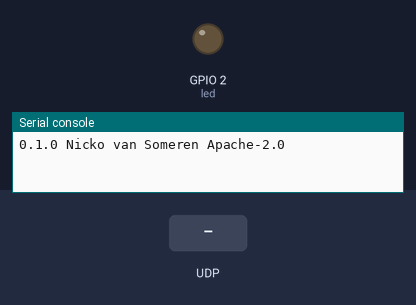
This program was run on a simulated ESP8266 board running MicroPython. Parts: output pins drawn as LEDs (lit = HIGH, except the on-board LED, lit = LOW), the last lines printed to the serial console. The inputs (shaded band) are chosen by the test bench. WiFi joins after 1.5 s.

Above: at 0.01 s.
At 7.3 s:
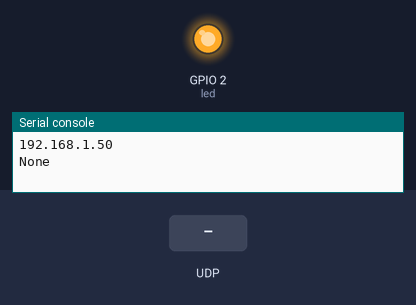
7.4 s: UDP packet "local" arrives
Timing chart, 0 to 10.4 s (numbered marks = the images above; inputs shaded):
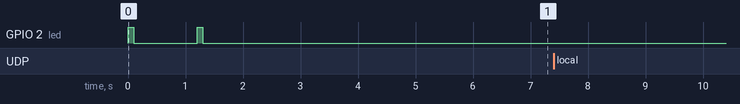

The program:

blink.backup.py
```python
# blink

import network
from machine import Pin
from time import sleep
from slimDNS import SlimDNSServer
# from utils import await_connection


led = Pin(2, Pin.OUT)

def await_connection():
    led = Pin(2, Pin.OUT)

    led.on()
    sleep(0.1)
    led.off()
    sleep(0.1)
    # print("Hello world!")

sta_if = network.WLAN(network.STA_IF)

sta_if.active(True) # Dont spawn own WiFi
sta_if.connect('DS4_TROPEN', 'groen333')

while not sta_if.isconnected():
  await_connection()
  sleep(1)
  print("Awaiting wifi connection.")

ap_if = network.WLAN(network.AP_IF)
ap_if.active(False)
print("Connected to DS4_TROPEN (wifi AP now disabled):")
print(sta_if.ifconfig())

local_addr = sta_if.ifconfig()[0]
print(local_addr)

server = SlimDNSServer(local_addr, "ocspong")
# response = server.advertise_hostname("ocspong")
# server.run_forever()
host_address_bytes = server.resolve_mdns_address("ocspong")
print(host_address_bytes)

while (True):
    read_sockets = [server.sock]
    r = list(read_sockets)
    if server.sock in r:
        server.process_waiting_packets()

    # server.handle_question()
```

slimDNS.py
```python
# slimDNS
# Simple, Lightweight Implementation of Multicast DNS

# Copyright 2018 Nicko van Someren

# Licensed under the Apache License, Version 2.0 (the "License"); you
# may not use this file except in compliance with the License. You may
# obtain a copy of the License at
#
# http://www.apache.org/licenses/LICENSE-2.0
#
# Unless required by applicable law or agreed to in writing, software
# distributed under the License is distributed on an "AS IS" BASIS,
# WITHOUT WARRANTIES OR CONDITIONS OF ANY KIND, either express or
# implied. See the License for the specific language governing
# permissions and limitations under the License.

# SPDX-License-Identifier: Apache-2.0


__version__ = "0.1.0"
__author__ = "Nicko van Someren"
__license__ = "Apache-2.0"
print(__version__,__author__,__license__)

import sys
if sys.implementation.name != "micropython":
    const = lambda x:x

import time
from select import select
try:
    from ustruct import pack_into, unpack_from
except:
    from struct import pack_into, unpack_from

import socket

# The biggest packet we will process
MAX_PACKET_SIZE = const(1024)

MAX_NAME_SEARCH = const(20)

# DNS constants

_MDNS_ADDR = '224.0.0.251'
_MDNS_PORT = const(5353);
_DNS_TTL = const(2 * 60) # two minute default TTL

_FLAGS_QR_MASK     = const(0x8000) # query response mask
_FLAGS_QR_QUERY    = const(0x0000) # query
_FLAGS_QR_RESPONSE = const(0x8000) # response

_FLAGS_AA = const(0x0400) # Authorative answer

_CLASS_IN     = const(1)
_CLASS_ANY    = const(255)
_CLASS_MASK   = const(0x7FFF)
_CLASS_UNIQUE = const(0x8000)

_TYPE_A    = const(1)
_TYPE_PTR  = const(12)
_TYPE_TXT  = const(16)
_TYPE_AAAA = const(28)
_TYPE_SRV  = const(33)
_TYPE_ANY  = const(255)

# Convert a dotted IPv4 address string into four bytes, with some
# sanity checks
def dotted_ip_to_bytes(ip):
    l = [int(i) for i in ip.split('.')]
    if len(l) != 4 or any(i<0 or i>255 for i in l):
        raise ValueError
    return bytes(l)

# Convert four bytes into a dotted IPv4 address string, without any
# sanity checks
def bytes_to_dotted_ip(a):
    return ".".join(str(i) for i in a)

# Ensure that a name is in the form of a list of encoded blocks of
# bytes, typically starting as a qualified domain name
def check_name(n):
    if isinstance(n, str):
        n = n.split(".")
        if n[-1] == '':
            n = n[:-1]
    n = [i.encode("UTF8") if isinstance(i, str) else i for i in n]
    return n

# Move the offset past the name to which it currently points
def skip_name_at(buf, o):
    while True:
        l = buf[o]
        if l == 0:
            o += 1
            break
        elif (l & 0xc0) == 0xc0:
            o += 2
            break
        else:
            o += l+1
    return o

# Test if two possibly compressed names are equal
def compare_packed_names(buf, o, packed_name, po=0):
    while packed_name[po] != 0:
        while buf[o] & 0xc0:
            (o,) = unpack_from("!H", buf, o)
            o &= 0x3fff
        while packed_name[po] & 0xc0:
            (po,) = unpack_from("!H", packed_name, po)
            po &= 0x3fff
        l1 = buf[o] +1
        l2 = packed_name[po] +1
        if l1 != l2 or buf[o:o+l1] != packed_name[po:po+l2]:
            return False
        o += l1
        po += l2
    return buf[o] == 0

# Find the memory size needed to pack a name without compression
def name_packed_len(name):
    return sum(len(i)+1 for i in name) + 1

# Pack a name into the start of the buffer
def pack_name(buf, name):
    # We don't support writing with name compression, BIWIOMS
    o = 0
    for part in name:
        pl = len(part)
        buf[o] = pl
        buf[o+1:o+pl+1] = part
        o += pl+1
    buf[o] = 0

# Pack a question into a new array and return it as a memoryview
def pack_question(name, qtype, qclass):
    # Return a pre-packed question as a memoryview
    name = check_name(name)
    name_len = name_packed_len(name)
    buf = bytearray(name_len + 4)
    pack_name(buf, name)
    pack_into("!HH", buf, name_len, qtype, qclass)
    return memoryview(buf)

# Pack an answer into a new array and return it as a memoryview
def pack_answer(name, rtype, rclass, ttl, rdata):
    # Return a pre-packed answer as a memoryview
    name = check_name(name)
    name_len = name_packed_len(name)
    buf = bytearray(name_len + 10 + len(rdata))
    pack_name(buf, name)
    pack_into("!HHIH", buf, name_len, rtype, rclass, ttl, len(rdata))
    buf[name_len+10:] = rdata
    return memoryview(buf)

# Advance the offset past the question to which it points
def skip_question(buf, o):
    o = skip_name_at(buf, o)
    return o + 4

# Advance the offset past the answer to which it points
def skip_answer(buf, o):
    o = skip_name_at(buf, o)
    (rdlen,) = unpack_from("!H", buf, o+8)
    return o + 10 + rdlen

# Test if a questing an answer. Note that this also works for
# comparing a "known answer" in a packet to a local answer. The code
# is asymetric to the extent that the questions my have a type or
# class of ANY
def compare_q_and_a(q_buf, q_offset, a_buf, a_offset=0):
    if not compare_packed_names(q_buf, q_offset, a_buf, a_offset):
        return False
    (q_type, q_class) = unpack_from("!HH", q_buf, skip_name_at(q_buf, q_offset))
    (r_type, r_class) = unpack_from("!HH", a_buf, skip_name_at(a_buf, a_offset))
    if not (q_type == r_type or q_type == _TYPE_ANY):
        return False
    q_class &= _CLASS_MASK
    r_class &= _CLASS_MASK
    return (q_class == r_class or q_class == _TYPE_ANY)


# The main SlimDNSServer class
class SlimDNSServer:
    def __init__(self, local_addr, hostname=None):
        # If a hostname is give we try to register it
        self.local_addr = local_addr
        self.sock = self._make_socket()
        self.sock.bind(('', _MDNS_PORT))
        self.adverts = []
        self.hostname = None
        self._reply_buffer = None
        self._pending_question = None
        self.answered = False
        if hostname:
            self.advertise_hostname(hostname)

    def _make_socket(self):
        # Note that on devices with a more complete UDP/IP stack it
        # might be necessary to set more options on the socket,
        # incluing things like setting the mutlicast TTL and enabling
        # multicast on the interface.
        s = socket.socket(socket.AF_INET, socket.SOCK_DGRAM)
        s.setsockopt(socket.SOL_SOCKET, socket.SO_REUSEADDR, 1)
        member_info = dotted_ip_to_bytes(_MDNS_ADDR) + dotted_ip_to_bytes(self.local_addr)
        s.setsockopt(socket.IPPROTO_IP, socket.IP_ADD_MEMBERSHIP, member_info)
        return s

    def advertise_hostname(self, hostname, find_vacant=True):
        # Try to advertise our own IP address under the given hostname
        # If the hostname is taken we try to tack some numbers on the end to make it unique
        hostname = check_name(hostname)
        n = len(hostname)
        if n == 1:
            hostname.append(b"local")
        elif n == 0 or n > 2 or hostname[1] != b'local':
            raise ValueError("hostname should be a single name component")

        ip_bytes = dotted_ip_to_bytes(self.local_addr)

        basename = hostname[0]
        for i in range(MAX_NAME_SEARCH):
            if i != 0:
                hostname[0] = basename + b"-"+str(i)
            addr = self.resolve_mdns_address(hostname, True)
            # Some helpful machine might know us and send us our own address
            if not addr or addr == ip_bytes:
                break
            # Even is seaching we have to give up eventually
            if not find_vacant or i == MAX_NAME_SEARCH-1:
                raise ValueError("Name in use")

        A_record = pack_answer(hostname, _TYPE_A, _CLASS_IN, _DNS_TTL, ip_bytes)
        self.adverts.append(A_record)
        self.hostname = hostname

        # We could add a reverse PTR record here.
        # We don't, BIWIOMS

    def process_packet(self, buf, addr):
        # Process a single multicast DNS packet

        (pkt_id, flags, qst_count, ans_count, _, _) = unpack_from("!HHHHHH", buf, 0)
        o = 12
        matches = []
        reply_len = 12
        for i in range(qst_count):
            for a in self.adverts:
                if compare_q_and_a(buf, o, a):
                    matches.append(a)
                    reply_len += len(a)
            o = skip_question(buf, o)

        # In theory we could do known answer suppression here
        # We don't, BIWIOMS

        if self._pending_question:
            for i in range(ans_count):
                if compare_q_and_a(self._pending_question, 0, buf, o):
                    if self._answer_callback(buf[o:skip_answer(buf,o)]):
                        self.answered = True
                o = skip_answer(buf,o)

        if not matches:
            return

        # We could check for duplicates in the answers (which is
        # possible) but we don't, BIWIOMS

        # Since Micropython sockets don't currently support
        # recvfrom_into() we need to have our own buffer for the
        # reply, even though we are now done with the receiving buffer

        if not self._reply_buffer or len(self._reply_buffer) < reply_len:
            # print("Making new reply buffer of len {}".format(reply_len))
            self._reply_buffer = memoryview(bytearray(reply_len))

        buf = self._reply_buffer
        pack_into("!HHHHHH", buf, 0,
                  pkt_id, _FLAGS_QR_RESPONSE | _FLAGS_AA,
                  0, len(matches), 0, 0)
        o = 12
        for a in matches:
            l = len(a)
            buf[o:o+l] = a
            o += l

        print("Sending packed reply: {}".format(bytes(buf[:o])))

        # We fake the handling of unicast replies. If the packet came
        # from the mutlicast port we multicast the reply but if it
        # came from any other port we unicast the reply.
        self.sock.sendto(buf[:o], (_MDNS_ADDR, _MDNS_PORT) if addr[0] == _MDNS_PORT else addr)

    def process_waiting_packets(self):
        # Handle all the packets that can be read immediately and
        # return as soon as none are waiting
        while True:
            readers, _, _ = select([self.sock], [], [], 0)
            if not readers:
                break
            buf, addr = self.sock.recvfrom(MAX_PACKET_SIZE)
            # print("Received {} bytes from {}".format(len(buf), addr))
            if buf and addr[0] != self.local_addr:
                try:
                    self.process_packet(memoryview(buf), addr)
                except IndexError:
                    print("Index error processing packet; probably malformed data")
                except Exception as e:
                    print("Error processing packet: {}".format(e))
                    # raise e

    def run_forever(self):
        # Only really useful once we have stable thread support
        while True:
            readers, _, _ = select([self.sock], [], [], None)
            self.process_waiting_packets()

    def handle_question(self, q, answer_callback, fast=False, retry_count=3):
        # Send our a (packed) question, and send matching replies to
        # the answer_callback function.  This will stop after sending
        # the given number of retries and waiting for the a timeout on
        # each, or sooner if the answer_callback function returns True
        p = bytearray(len(q)+12)
        pack_into("!HHHHHH", p, 0,
                  1, 0, 1, 0, 0, 0, 0)
        p[12:] = q

        self._pending_question = q
        self._answer_callback = answer_callback
        self.answered = False

        try:
            for i in range(retry_count):
                if self.answered:
                    break
                self.sock.sendto(p, (_MDNS_ADDR, _MDNS_PORT))
                timeout = time.ticks_ms() + (250 if fast else 1000)
                while not self.answered:
                    sel_time = time.ticks_diff(timeout, time.ticks_ms())
                    if sel_time <= 0:
                        break
                    (rr, _, _) = select([self.sock], [], [], sel_time/1000.0)
                    if rr:
                        self.process_waiting_packets()
        finally:
            self._pending_question = None
            self._answer_callback = None

    def resolve_mdns_address(self, hostname, fast=False):
        # Look up an IPv4 address for a hostname using mDNS.
        q = pack_question(hostname, _TYPE_A, _CLASS_IN)
        answer = []
        def _answer_handler(a):
            addr_offset = skip_name_at(a, 0) + 10
            answer.append(a[addr_offset:addr_offset+4])
            return True
        self.handle_question(q, _answer_handler, fast)
        return bytes(answer[0]) if answer else None


def test():
    import network
    sta_if = network.WLAN(network.STA_IF)
    local_addr = sta_if.ifconfig()[0]
    server = SlimDNSServer(local_addr, "micropython")
    server.run_forever()
```
